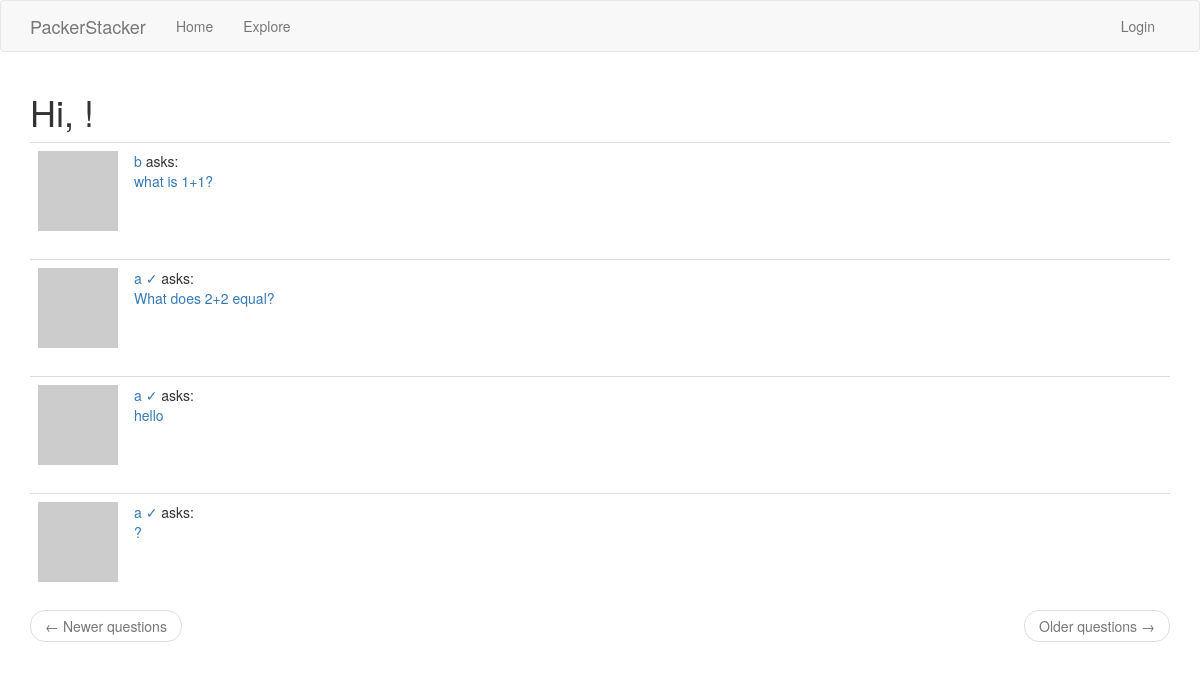
Before: /explore with the older database file.
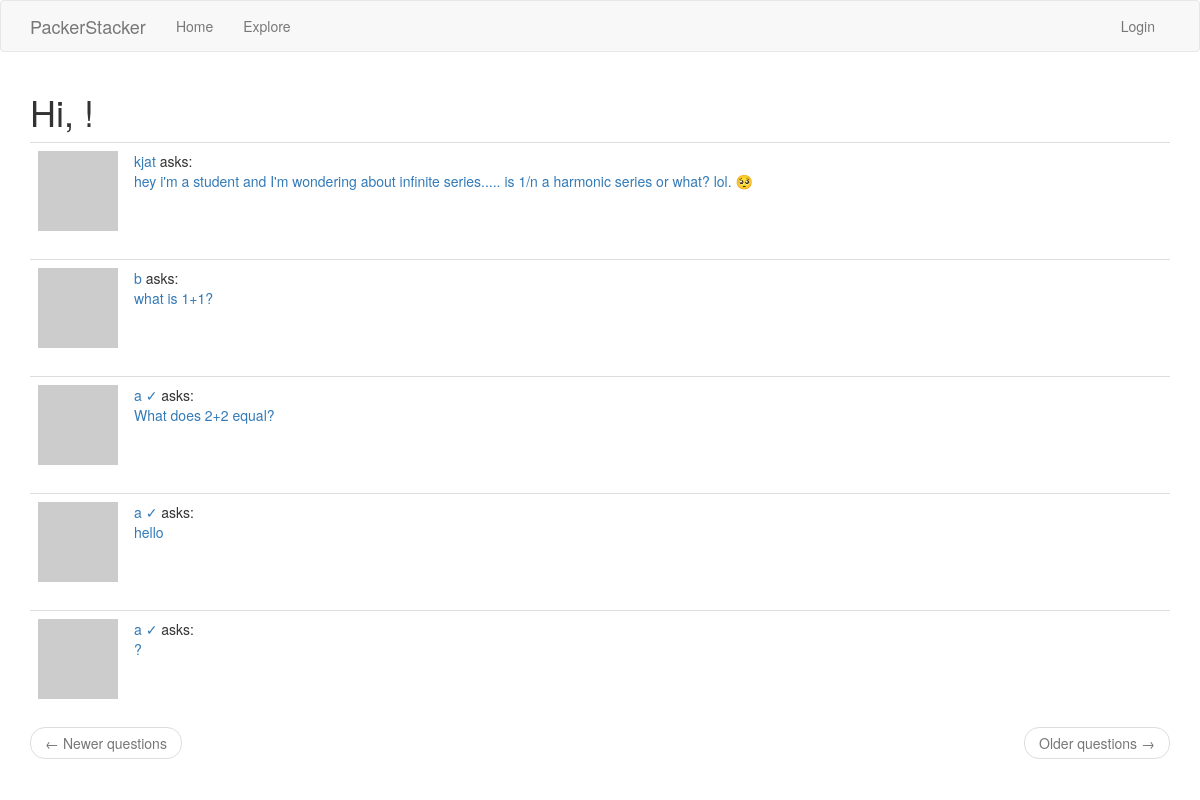
After: the same page with the newer database file.
### app/models.py (models this page shows, shortened)
class Question(db.Model):
    id = db.Column(db.Integer, primary_key=True)
    body = db.Column(db.String(1000))
    timestamp = db.Column(db.DateTime, index=True, default=datetime.utcnow)
    user_id = db.Column(db.Integer, db.ForeignKey('user.id'))
    replies = db.relationship('Reply', backref='op', lazy='dynamic')

class User(UserMixin, db.Model):
    id = db.Column(db.Integer, primary_key=True)
    username = db.Column(db.String(64), index=True, unique=True)
    email = db.Column(db.String(120), index=True, unique=True)
    password_hash = db.Column(db.String(128))
    questions = db.relationship('Question', backref='author', lazy='dynamic')
    replies = db.relationship('Reply', backref='author', lazy='dynamic')
    about_me = db.Column(db.String(140))
    last_seen = db.Column(db.DateTime, default=datetime.utcnow)
    type = db.Column(db.Boolean())
    def avatar(self, size):
        digest = md5(self.email.lower().encode('utf-8')).hexdigest()
        return 'https://www.gravatar.com/avatar/{}?d=identicon&s={}'.format(digest, size)
    followed = db.relationship(
        'User', secondary=followers,
        primaryjoin=(followers.c.follower_id == id),
        secondaryjoin=(followers.c.followed_id == id),
        backref=db.backref('followers', lazy='dynamic'), lazy='dynamic')

### app/routes.py (the view)
@app.route('/explore')
def explore():
    page = request.args.get('page', 1, type=int)
    questions = Question.query.order_by(Question.timestamp.desc()).paginate(page=page, per_page=app.config['QUESTIONS_PER_PAGE'], error_out=False)
    next_url = url_for('explore', page=questions.next_num) \
        if questions.has_next else None
    prev_url = url_for('explore', page=questions.prev_num) \
        if questions.has_prev else None
    return render_template("index.html", title='Explore', questions=questions.items,next_url=next_url, prev_url=prev_url)

### app/routes.py (called while the page is built)
@app.before_request
def before_request():
    if current_user.is_authenticated:
        current_user.last_seen = datetime.utcnow()
        db.session.commit()

### app/templates/index.html (shortened to what this page needs)
{% extends "base.html" %}
{% import 'bootstrap/wtf.html' as wtf %}
{% block app_content %}
    <h1>Hi, {{ current_user.username }}!</h1>
    {% for question in questions %}
        {% include '_question.html' %}
    {% endfor %}
    <nav aria-label="...">
        <ul class="pager">
            <li class="previous{% if not prev_url %} disabled{% endif %}">
                <a href="{{ prev_url or '#' }}">
                    <span aria-hidden="true">&larr;</span> Newer questions
                </a>
            </li>
            <li class="next{% if not next_url %} disabled{% endif %}">
                <a href="{{ next_url or '#' }}">
                    Older questions <span aria-hidden="true">&rarr;</span>
                </a>
            </li>
        </ul>
    </nav>
{% endblock %}

### app/templates/_question.html
<table class="table table-hover">
      <tr>
          <td width="70px">
                  <img src="{{ question.author.avatar(70) }}" />
          </td>
          <td>
              <a href="{{ url_for('user', username=question.author.username) }}">
                  {{ question.author.username }} {%if question.author.type %} &#x2713 {%endif%}
              </a>
              asks:
              <br>
              <a style="text-decoration: none" href="{{ url_for('question_page', id=question.id) }}">
                {{ question.body }}
              </a>
          </td>
      </tr>
</table>

Changed rows visible on the page:
added Question: author.username "kjat", body "hey i'm a student and I'm wondering about infinite series..... is 1/n a harmonic series or what? lol. 🥺"
